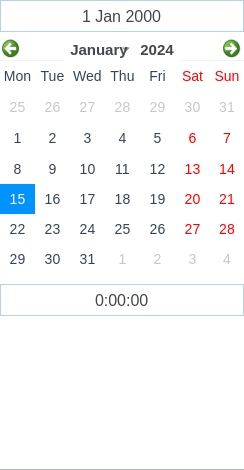
<?xml version="1.0" encoding="UTF-8"?>
<ui version="4.0">
 <class>DateTime</class>
 <widget class="QWidget" name="DateTime">
  <property name="geometry">
   <rect>
    <x>0</x>
    <y>0</y>
    <width>244</width>
    <height>470</height>
   </rect>
  </property>
  <property name="windowTitle">
   <string>DateTime</string>
  </property>
  <layout class="QVBoxLayout" name="verticalLayout_6">
   <property name="spacing">
    <number>0</number>
   </property>
   <property name="leftMargin">
    <number>0</number>
   </property>
   <property name="topMargin">
    <number>0</number>
   </property>
   <property name="rightMargin">
    <number>0</number>
   </property>
   <property name="bottomMargin">
    <number>0</number>
   </property>
   <item>
    <widget class="QWidget" name="WidgetMain" native="true">
     <property name="styleSheet">
      <string notr="true">QWidget#WidgetMain{
background:#FFFFFF;
}
QWidget#widgetDate,#widgetTime{
border-bottom:1px solid #A7B7CE;
}

QTimeEdit,QDateEdit{
border:1px solid #B9D2E2;
color:#43464B;
font-size:12pt;
}

QPushButton#btnYes{
border:0px;
color:#0092FF;
font-size:11pt;
background: transparent;
}
QPushButton#btnCancel{
border:0px;
color:#34445B;
font-size:11pt;
background: transparent;
}

/**上层年月导航栏**/
QCalendarWidget QWidget#qt_calendar_navigationbar{ 
background-color: #FFFFFF;
height:30px;
}

/**年月选择按钮**/
QToolButton#qt_calendar_monthbutton,#qt_calendar_yearbutton{
color:#43464B;
font-size:11pt;
border:0px;
background-color: #FFFFFF;
}
QToolButton#qt_calendar_monthbutton:hover,#qt_calendar_yearbutton:hover{
color:#43464B;
font-size:11pt;
height:15px;
background-color: #FFFFFF;
}
/**设置月份选择下拉按钮居中**/
QToolButton#qt_calendar_monthbutton::menu-indicator{
subcontrol-origin: padding;
subcontrol-position: center right;
right: 3px;
width: 10px;
}
/**月份前 后按钮**/
QToolButton#qt_calendar_prevmonth{
icon-size:20px 20px;
border:0px;
qproperty-icon:url(:/month-earlier.png);
background: transparent;
}
QToolButton#qt_calendar_nextmonth{
icon-size:20px 20px;
border:0px;
qproperty-icon:url(:/month-later.png);
background: transparent;
}

QCalendarWidget QMenu{
width:100px;
color:#43464B;
left:10px;
font-size:10pt;
background-color:#FFFFFF;
border:1px solid #EFF4F8;
}

QCalendarWidget QMenu QAction{
width: 100px;
color: #43464B;
font-size: 12pt;
background-color: #FFFFFF;
}
QCalendarWidget QMenu QAction:hover{
color:#FFFFFF;
background-color: #0092FF;
}
QCalendarWidget QWidget{ 
alternate-background-color: #FFFFFF;
border-bottom:1px solid #EFF4F8;
}
QHeaderView#qt_scrollarea_vcontainer{
background-color: #FF1111;
}
QCalendarWidget QAbstractItemView:enabled 
{
font-size:14px; 
color: #34445B; 
selection-background-color: #0092FF; 
selection-color: #FFFFFF;
}
/* days in other months */
QCalendarWidget QAbstractItemView:disabled { 
color:#C7C7C7; 
}
</string>
     </property>
     <layout class="QHBoxLayout" name="horizontalLayout_4">
      <property name="spacing">
       <number>0</number>
      </property>
      <property name="leftMargin">
       <number>0</number>
      </property>
      <property name="topMargin">
       <number>0</number>
      </property>
      <property name="rightMargin">
       <number>0</number>
      </property>
      <property name="bottomMargin">
       <number>0</number>
      </property>
      <item>
       <layout class="QVBoxLayout" name="verticalLayout_5">
        <property name="spacing">
         <number>10</number>
        </property>
        <item>
         <widget class="QWidget" name="widgetDate" native="true">
          <layout class="QVBoxLayout" name="verticalLayout_2">
           <property name="spacing">
            <number>0</number>
           </property>
           <property name="leftMargin">
            <number>0</number>
           </property>
           <property name="topMargin">
            <number>0</number>
           </property>
           <property name="rightMargin">
            <number>0</number>
           </property>
           <property name="bottomMargin">
            <number>0</number>
           </property>
           <item>
            <layout class="QVBoxLayout" name="verticalLayout">
             <item>
              <widget class="QDateEdit" name="dateEdit">
               <property name="minimumSize">
                <size>
                 <width>0</width>
                 <height>32</height>
                </size>
               </property>
               <property name="maximumSize">
                <size>
                 <width>10000</width>
                 <height>16777215</height>
                </size>
               </property>
               <property name="alignment">
                <set>Qt::AlignCenter</set>
               </property>
               <property name="buttonSymbols">
                <enum>QAbstractSpinBox::NoButtons</enum>
               </property>
              </widget>
             </item>
             <item>
              <widget class="QCalendarWidget" name="calendarWidget">
               <property name="minimumSize">
                <size>
                 <width>240</width>
                 <height>230</height>
                </size>
               </property>
               <property name="sizeIncrement">
                <size>
                 <width>240</width>
                 <height>230</height>
                </size>
               </property>
               <property name="selectionMode">
                <enum>QCalendarWidget::SingleSelection</enum>
               </property>
               <property name="verticalHeaderFormat">
                <enum>QCalendarWidget::NoVerticalHeader</enum>
               </property>
              </widget>
             </item>
            </layout>
           </item>
          </layout>
         </widget>
        </item>
        <item>
         <widget class="QWidget" name="widgetTime" native="true">
          <layout class="QVBoxLayout" name="verticalLayout_4">
           <property name="spacing">
            <number>0</number>
           </property>
           <property name="leftMargin">
            <number>0</number>
           </property>
           <property name="topMargin">
            <number>0</number>
           </property>
           <property name="rightMargin">
            <number>0</number>
           </property>
           <property name="bottomMargin">
            <number>0</number>
           </property>
           <item>
            <layout class="QVBoxLayout" name="verticalLayout_3">
             <property name="spacing">
              <number>10</number>
             </property>
             <item>
              <widget class="QTimeEdit" name="timeEdit">
               <property name="minimumSize">
                <size>
                 <width>240</width>
                 <height>32</height>
                </size>
               </property>
               <property name="alignment">
                <set>Qt::AlignCenter</set>
               </property>
               <property name="buttonSymbols">
                <enum>QAbstractSpinBox::NoButtons</enum>
               </property>
               <property name="displayFormat">
                <string>H:mm:ss</string>
               </property>
              </widget>
             </item>
             <item>
              <layout class="QHBoxLayout" name="horizontalLayout">
               <property name="spacing">
                <number>10</number>
               </property>
               <property name="topMargin">
                <number>2</number>
               </property>
               <property name="bottomMargin">
                <number>2</number>
               </property>
               <item>
                <widget class="QWidget" name="widgetHour" native="true">
                 <property name="minimumSize">
                  <size>
                   <width>40</width>
                   <height>140</height>
                  </size>
                 </property>
                 <property name="maximumSize">
                  <size>
                   <width>40</width>
                   <height>16777215</height>
                  </size>
                 </property>
                 <property name="sizeIncrement">
                  <size>
                   <width>40</width>
                   <height>140</height>
                  </size>
                 </property>
                </widget>
               </item>
               <item>
                <widget class="QWidget" name="widgetMin" native="true">
                 <property name="minimumSize">
                  <size>
                   <width>40</width>
                   <height>140</height>
                  </size>
                 </property>
                 <property name="maximumSize">
                  <size>
                   <width>40</width>
                   <height>16777215</height>
                  </size>
                 </property>
                 <property name="sizeIncrement">
                  <size>
                   <width>40</width>
                   <height>140</height>
                  </size>
                 </property>
                </widget>
               </item>
              </layout>
             </item>
            </layout>
           </item>
          </layout>
         </widget>
        </item>
       </layout>
      </item>
     </layout>
    </widget>
   </item>
  </layout>
 </widget>
 <layoutdefault spacing="6" margin="11"/>
 <resources/>
 <connections>
  <connection>
   <sender>calendarWidget</sender>
   <signal>clicked(QDate)</signal>
   <receiver>dateEdit</receiver>
   <slot>setDate(QDate)</slot>
   <hints>
    <hint type="sourcelabel">
     <x>153</x>
     <y>181</y>
    </hint>
    <hint type="destinationlabel">
     <x>107</x>
     <y>27</y>
    </hint>
   </hints>
  </connection>
  <connection>
   <sender>calendarWidget</sender>
   <signal>activated(QDate)</signal>
   <receiver>dateEdit</receiver>
   <slot>setDate(QDate)</slot>
   <hints>
    <hint type="sourcelabel">
     <x>182</x>
     <y>163</y>
    </hint>
    <hint type="destinationlabel">
     <x>184</x>
     <y>24</y>
    </hint>
   </hints>
  </connection>
 </connections>
</ui>
